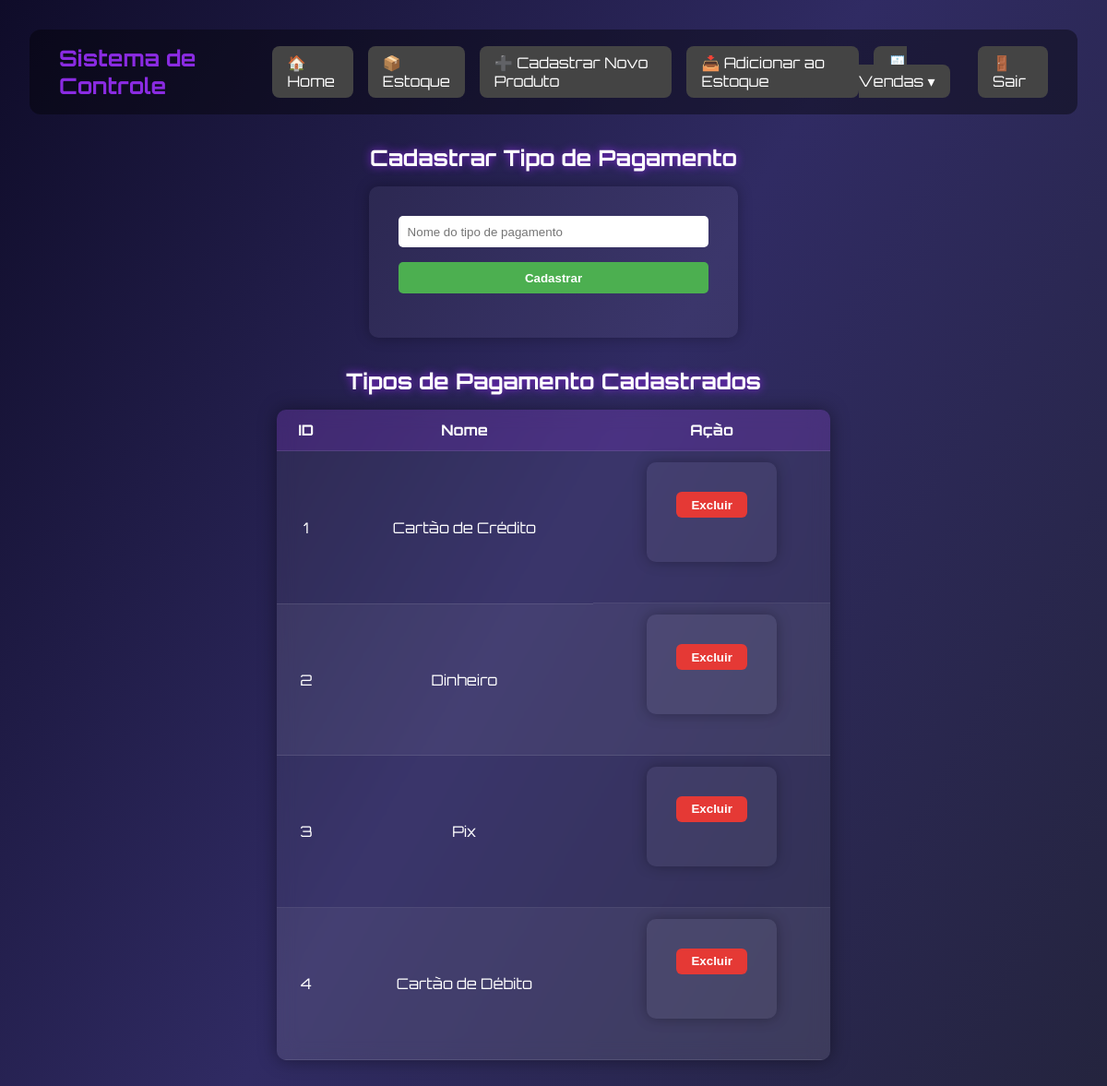
/cadastrar-pagamento (signed in), run on an earlier commit of the app's database.
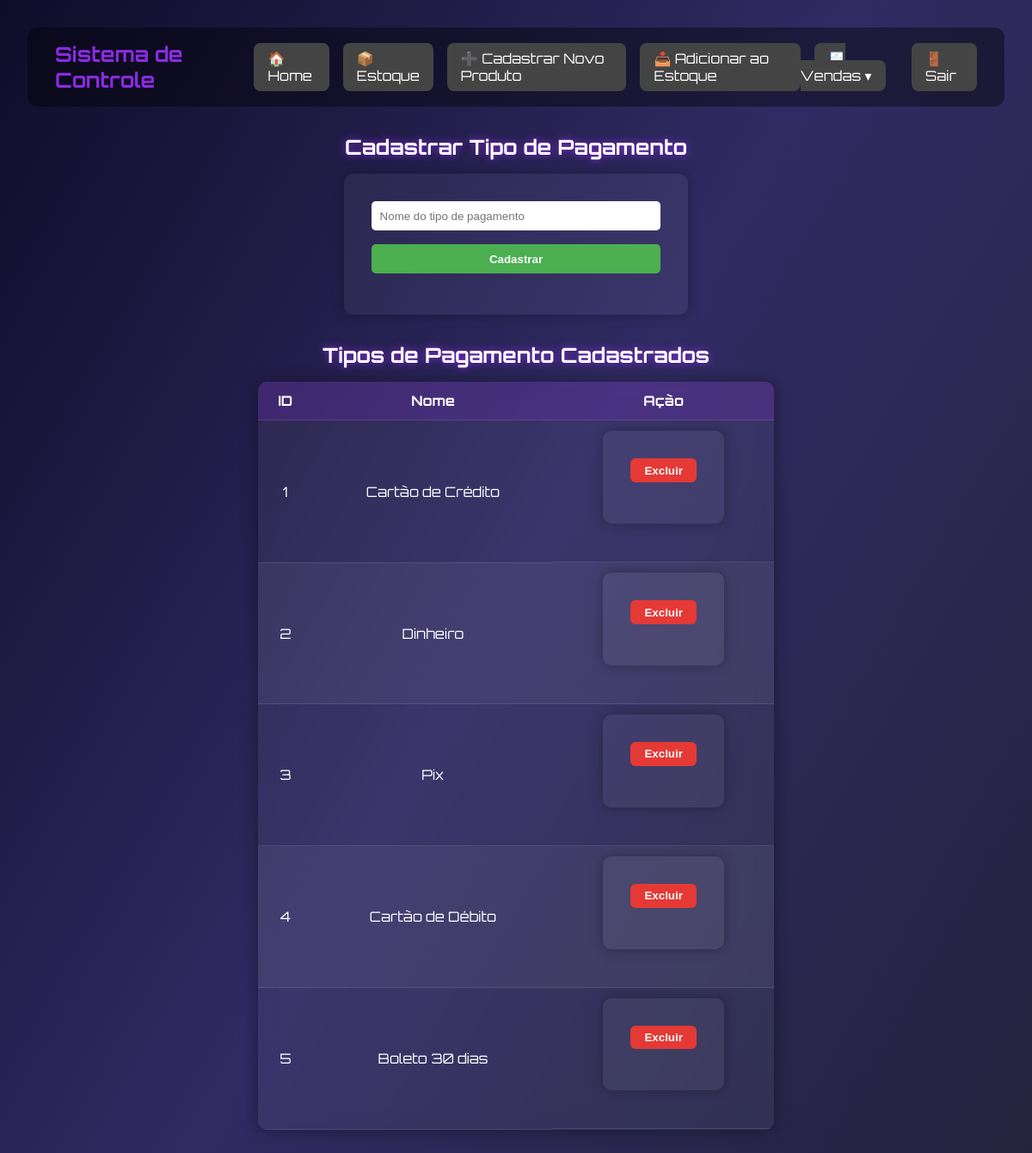
And on a later commit of the database.
### models.py (models this page shows, shortened)
class TipoPagamento(db.Model):
    __tablename__ = 'tipo_pagamento'
    id = db.Column(db.Integer, primary_key=True, autoincrement=True)
    nome = db.Column(db.String(255), nullable=False, unique=True)
    vendas = db.relationship('Venda', backref='tipo_pagamento', lazy=True)

### routes.py (the view, shortened to what this page needs)
    @app.route('/cadastrar-pagamento', methods=['GET', 'POST'])
    def cadastrar_pagamento():
        if 'usuario' not in session:
            return redirect(url_for('login_view'))
        tipos_pagamento = TipoPagamento.query.all()
        return render_template('cadastrar_pagamento.html', tipos_pagamento=tipos_pagamento)

### templates/cadastrar_pagamento.html (shortened to what this page needs)
<!DOCTYPE html>
<html lang="pt-br">
{% extends 'base.html' %}
{% block content %}
<h2>Cadastrar Tipo de Pagamento</h2>
<form method="POST">
    <input type="text" name="nome" placeholder="Nome do tipo de pagamento" required>
    <button type="submit">Cadastrar</button>
</form>
<h2>Tipos de Pagamento Cadastrados</h2>
{% if tipos_pagamento %}
<table>
    <thead>
        <tr>
            <th>ID</th>
            <th>Nome</th>
            <th>Ação</th>
        </tr>
    </thead>
    <tbody>
        {% for tipo in tipos_pagamento %}
        <tr>
            <td>{{ tipo.id }}</td>
            <td>{{ tipo.nome }}</td>
            <td class="acoes">
                <form method="POST" action="{{ url_for('excluir_tipo_pagamento', tipo_id=tipo.id) }}" class="form-excluir">
                    <button type="submit" class="botao excluir" onclick="return confirm('Deseja realmente excluir este tipo de pagamento?')">Excluir</button>
                </form>
            </td>
        </tr>
        {% endfor %}
    </tbody>
</table>
{% else %}
    <p style="text-align: center;">Nenhum tipo de pagamento cadastrado.</p>
{% endif %}
{% endblock %}

What changed in the data, as far as the page shows it:
added TipoPagamento: id "5", nome "Boleto 30 dias"
